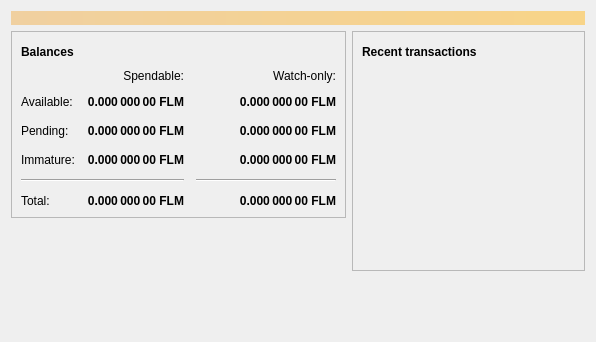
<?xml version="1.0" encoding="UTF-8"?>
<ui version="4.0">
 <class>OverviewPage</class>
 <widget class="QWidget" name="OverviewPage">
  <property name="geometry">
   <rect>
    <x>0</x>
    <y>0</y>
    <width>596</width>
    <height>342</height>
   </rect>
  </property>
  <property name="windowTitle">
   <string>Form</string>
  </property>
  <layout class="QVBoxLayout" name="topLayout">
   <item>
    <widget class="QLabel" name="labelAlerts">
     <property name="visible">
      <bool>false</bool>
     </property>
     <property name="styleSheet">
      <string notr="true">QLabel { background-color: qlineargradient(x1: 0, y1: 0, x2: 1, y2: 0, stop:0 #F0D0A0, stop:1 #F8D488); color:#000000; }</string>
     </property>
     <property name="wordWrap">
      <bool>true</bool>
     </property>
     <property name="margin">
      <number>3</number>
     </property>
     <property name="textInteractionFlags">
      <set>Qt::TextSelectableByMouse</set>
     </property>
    </widget>
   </item>
   <item>
    <layout class="QHBoxLayout" name="horizontalLayout" stretch="1,1">
     <item>
      <layout class="QVBoxLayout" name="verticalLayout_2">
       <item>
        <widget class="QFrame" name="frame">
         <property name="frameShape">
          <enum>QFrame::StyledPanel</enum>
         </property>
         <property name="frameShadow">
          <enum>QFrame::Raised</enum>
         </property>
         <layout class="QVBoxLayout" name="verticalLayout_4">
          <item>
           <layout class="QHBoxLayout" name="horizontalLayout_4">
            <item>
             <widget class="QLabel" name="label_5">
              <property name="font">
               <font>
                <weight>75</weight>
                <bold>true</bold>
               </font>
              </property>
              <property name="text">
               <string>Balances</string>
              </property>
             </widget>
            </item>
            <item>
             <widget class="QPushButton" name="labelWalletStatus">
              <property name="enabled">
               <bool>true</bool>
              </property>
              <property name="maximumSize">
               <size>
                <width>30</width>
                <height>16777215</height>
               </size>
              </property>
              <property name="toolTip">
               <string>The displayed information may be out of date. Your wallet automatically synchronizes with the Folm network after a connection is established, but this process has not completed yet.</string>
              </property>
              <property name="text">
               <string/>
              </property>
              <property name="icon">
               <iconset resource="../folm.qrc">
                <normaloff>:/icons/warning</normaloff>
                <disabledoff>:/icons/warning</disabledoff>:/icons/warning</iconset>
              </property>
              <property name="iconSize">
               <size>
                <width>24</width>
                <height>24</height>
               </size>
              </property>
              <property name="flat">
               <bool>true</bool>
              </property>
             </widget>
            </item>
            <item>
             <spacer name="horizontalSpacer_3">
              <property name="orientation">
               <enum>Qt::Horizontal</enum>
              </property>
              <property name="sizeHint" stdset="0">
               <size>
                <width>40</width>
                <height>20</height>
               </size>
              </property>
             </spacer>
            </item>
           </layout>
          </item>
          <item>
           <layout class="QGridLayout" name="gridLayout">
            <property name="spacing">
             <number>12</number>
            </property>
            <item row="2" column="2">
             <widget class="QLabel" name="labelWatchPending">
              <property name="font">
               <font>
                <weight>75</weight>
                <bold>true</bold>
               </font>
              </property>
              <property name="cursor">
               <cursorShape>IBeamCursor</cursorShape>
              </property>
              <property name="toolTip">
               <string>Unconfirmed transactions to watch-only addresses</string>
              </property>
              <property name="text">
               <string notr="true">0.000 000 00 FLM</string>
              </property>
              <property name="alignment">
               <set>Qt::AlignRight|Qt::AlignTrailing|Qt::AlignVCenter</set>
              </property>
              <property name="textInteractionFlags">
               <set>Qt::LinksAccessibleByMouse|Qt::TextSelectableByKeyboard|Qt::TextSelectableByMouse</set>
              </property>
             </widget>
            </item>
            <item row="2" column="1">
             <widget class="QLabel" name="labelUnconfirmed">
              <property name="font">
               <font>
                <weight>75</weight>
                <bold>true</bold>
               </font>
              </property>
              <property name="cursor">
               <cursorShape>IBeamCursor</cursorShape>
              </property>
              <property name="toolTip">
               <string>Total of transactions that have yet to be confirmed, and do not yet count toward the spendable balance</string>
              </property>
              <property name="text">
               <string notr="true">0.000 000 00 FLM</string>
              </property>
              <property name="alignment">
               <set>Qt::AlignRight|Qt::AlignTrailing|Qt::AlignVCenter</set>
              </property>
              <property name="textInteractionFlags">
               <set>Qt::LinksAccessibleByMouse|Qt::TextSelectableByKeyboard|Qt::TextSelectableByMouse</set>
              </property>
             </widget>
            </item>
            <item row="3" column="2">
             <widget class="QLabel" name="labelWatchImmature">
              <property name="font">
               <font>
                <weight>75</weight>
                <bold>true</bold>
               </font>
              </property>
              <property name="cursor">
               <cursorShape>IBeamCursor</cursorShape>
              </property>
              <property name="toolTip">
               <string>Mined balance in watch-only addresses that has not yet matured</string>
              </property>
              <property name="text">
               <string notr="true">0.000 000 00 FLM</string>
              </property>
              <property name="alignment">
               <set>Qt::AlignRight|Qt::AlignTrailing|Qt::AlignVCenter</set>
              </property>
              <property name="textInteractionFlags">
               <set>Qt::LinksAccessibleByMouse|Qt::TextSelectableByKeyboard|Qt::TextSelectableByMouse</set>
              </property>
             </widget>
            </item>
            <item row="4" column="0" colspan="2">
             <widget class="Line" name="line">
              <property name="orientation">
               <enum>Qt::Horizontal</enum>
              </property>
             </widget>
            </item>
            <item row="4" column="2">
             <widget class="Line" name="lineWatchBalance">
              <property name="sizePolicy">
               <sizepolicy hsizetype="Preferred" vsizetype="Fixed">
                <horstretch>0</horstretch>
                <verstretch>0</verstretch>
               </sizepolicy>
              </property>
              <property name="minimumSize">
               <size>
                <width>140</width>
                <height>0</height>
               </size>
              </property>
              <property name="orientation">
               <enum>Qt::Horizontal</enum>
              </property>
             </widget>
            </item>
            <item row="5" column="0">
             <widget class="QLabel" name="labelTotalText">
              <property name="text">
               <string>Total:</string>
              </property>
             </widget>
            </item>
            <item row="3" column="1">
             <widget class="QLabel" name="labelImmature">
              <property name="font">
               <font>
                <weight>75</weight>
                <bold>true</bold>
               </font>
              </property>
              <property name="cursor">
               <cursorShape>IBeamCursor</cursorShape>
              </property>
              <property name="toolTip">
               <string>Mined balance that has not yet matured</string>
              </property>
              <property name="text">
               <string notr="true">0.000 000 00 FLM</string>
              </property>
              <property name="alignment">
               <set>Qt::AlignRight|Qt::AlignTrailing|Qt::AlignVCenter</set>
              </property>
              <property name="textInteractionFlags">
               <set>Qt::LinksAccessibleByMouse|Qt::TextSelectableByKeyboard|Qt::TextSelectableByMouse</set>
              </property>
             </widget>
            </item>
            <item row="2" column="3">
             <spacer name="horizontalSpacer_2">
              <property name="orientation">
               <enum>Qt::Horizontal</enum>
              </property>
              <property name="sizeHint" stdset="0">
               <size>
                <width>40</width>
                <height>20</height>
               </size>
              </property>
             </spacer>
            </item>
            <item row="3" column="0">
             <widget class="QLabel" name="labelImmatureText">
              <property name="text">
               <string>Immature:</string>
              </property>
             </widget>
            </item>
            <item row="5" column="1">
             <widget class="QLabel" name="labelTotal">
              <property name="font">
               <font>
                <weight>75</weight>
                <bold>true</bold>
               </font>
              </property>
              <property name="cursor">
               <cursorShape>IBeamCursor</cursorShape>
              </property>
              <property name="toolTip">
               <string>Your current total balance</string>
              </property>
              <property name="text">
               <string notr="true">0.000 000 00 FLM</string>
              </property>
              <property name="alignment">
               <set>Qt::AlignRight|Qt::AlignTrailing|Qt::AlignVCenter</set>
              </property>
              <property name="textInteractionFlags">
               <set>Qt::LinksAccessibleByMouse|Qt::TextSelectableByKeyboard|Qt::TextSelectableByMouse</set>
              </property>
             </widget>
            </item>
            <item row="5" column="2">
             <widget class="QLabel" name="labelWatchTotal">
              <property name="font">
               <font>
                <weight>75</weight>
                <bold>true</bold>
               </font>
              </property>
              <property name="cursor">
               <cursorShape>IBeamCursor</cursorShape>
              </property>
              <property name="toolTip">
               <string>Current total balance in watch-only addresses</string>
              </property>
              <property name="text">
               <string notr="true">0.000 000 00 FLM</string>
              </property>
              <property name="alignment">
               <set>Qt::AlignRight|Qt::AlignTrailing|Qt::AlignVCenter</set>
              </property>
              <property name="textInteractionFlags">
               <set>Qt::LinksAccessibleByMouse|Qt::TextSelectableByKeyboard|Qt::TextSelectableByMouse</set>
              </property>
             </widget>
            </item>
            <item row="0" column="2">
             <widget class="QLabel" name="labelWatchonly">
              <property name="text">
               <string>Watch-only:</string>
              </property>
              <property name="alignment">
               <set>Qt::AlignRight|Qt::AlignTrailing|Qt::AlignVCenter</set>
              </property>
             </widget>
            </item>
            <item row="1" column="0">
             <widget class="QLabel" name="labelBalanceText">
              <property name="text">
               <string>Available:</string>
              </property>
             </widget>
            </item>
            <item row="1" column="1">
             <widget class="QLabel" name="labelBalance">
              <property name="font">
               <font>
                <weight>75</weight>
                <bold>true</bold>
               </font>
              </property>
              <property name="cursor">
               <cursorShape>IBeamCursor</cursorShape>
              </property>
              <property name="toolTip">
               <string>Your current spendable balance</string>
              </property>
              <property name="text">
               <string notr="true">0.000 000 00 FLM</string>
              </property>
              <property name="alignment">
               <set>Qt::AlignRight|Qt::AlignTrailing|Qt::AlignVCenter</set>
              </property>
              <property name="textInteractionFlags">
               <set>Qt::LinksAccessibleByMouse|Qt::TextSelectableByKeyboard|Qt::TextSelectableByMouse</set>
              </property>
             </widget>
            </item>
            <item row="1" column="2">
             <widget class="QLabel" name="labelWatchAvailable">
              <property name="font">
               <font>
                <weight>75</weight>
                <bold>true</bold>
               </font>
              </property>
              <property name="cursor">
               <cursorShape>IBeamCursor</cursorShape>
              </property>
              <property name="toolTip">
               <string>Your current balance in watch-only addresses</string>
              </property>
              <property name="text">
               <string notr="true">0.000 000 00 FLM</string>
              </property>
              <property name="alignment">
               <set>Qt::AlignRight|Qt::AlignTrailing|Qt::AlignVCenter</set>
              </property>
              <property name="textInteractionFlags">
               <set>Qt::LinksAccessibleByMouse|Qt::TextSelectableByKeyboard|Qt::TextSelectableByMouse</set>
              </property>
             </widget>
            </item>
            <item row="2" column="0">
             <widget class="QLabel" name="labelPendingText">
              <property name="text">
               <string>Pending:</string>
              </property>
             </widget>
            </item>
            <item row="0" column="1">
             <widget class="QLabel" name="labelSpendable">
              <property name="text">
               <string>Spendable:</string>
              </property>
              <property name="alignment">
               <set>Qt::AlignRight|Qt::AlignTrailing|Qt::AlignVCenter</set>
              </property>
             </widget>
            </item>
           </layout>
          </item>
         </layout>
        </widget>
       </item>
       <item>
        <spacer name="verticalSpacer">
         <property name="orientation">
          <enum>Qt::Vertical</enum>
         </property>
         <property name="sizeHint" stdset="0">
          <size>
           <width>20</width>
           <height>40</height>
          </size>
         </property>
        </spacer>
       </item>
      </layout>
     </item>
     <item>
      <layout class="QVBoxLayout" name="verticalLayout_3">
       <item>
        <widget class="QFrame" name="frame_2">
         <property name="frameShape">
          <enum>QFrame::StyledPanel</enum>
         </property>
         <property name="frameShadow">
          <enum>QFrame::Raised</enum>
         </property>
         <layout class="QVBoxLayout" name="verticalLayout">
          <item>
           <layout class="QHBoxLayout" name="horizontalLayout_2">
            <item>
             <widget class="QLabel" name="label_4">
              <property name="font">
               <font>
                <weight>75</weight>
                <bold>true</bold>
               </font>
              </property>
              <property name="text">
               <string>Recent transactions</string>
              </property>
             </widget>
            </item>
            <item>
             <widget class="QPushButton" name="labelTransactionsStatus">
              <property name="enabled">
               <bool>true</bool>
              </property>
              <property name="maximumSize">
               <size>
                <width>30</width>
                <height>16777215</height>
               </size>
              </property>
              <property name="toolTip">
               <string>The displayed information may be out of date. Your wallet automatically synchronizes with the Folm network after a connection is established, but this process has not completed yet.</string>
              </property>
              <property name="text">
               <string/>
              </property>
              <property name="icon">
               <iconset resource="../folm.qrc">
                <normaloff>:/icons/warning</normaloff>
                <disabledoff>:/icons/warning</disabledoff>:/icons/warning</iconset>
              </property>
              <property name="iconSize">
               <size>
                <width>24</width>
                <height>24</height>
               </size>
              </property>
              <property name="flat">
               <bool>true</bool>
              </property>
             </widget>
            </item>
            <item>
             <spacer name="horizontalSpacer">
              <property name="orientation">
               <enum>Qt::Horizontal</enum>
              </property>
              <property name="sizeHint" stdset="0">
               <size>
                <width>40</width>
                <height>20</height>
               </size>
              </property>
             </spacer>
            </item>
           </layout>
          </item>
          <item>
           <widget class="QListView" name="listTransactions">
            <property name="styleSheet">
             <string notr="true">QListView { background: transparent; }</string>
            </property>
            <property name="frameShape">
             <enum>QFrame::NoFrame</enum>
            </property>
            <property name="verticalScrollBarPolicy">
             <enum>Qt::ScrollBarAlwaysOff</enum>
            </property>
            <property name="horizontalScrollBarPolicy">
             <enum>Qt::ScrollBarAlwaysOff</enum>
            </property>
            <property name="selectionMode">
             <enum>QAbstractItemView::NoSelection</enum>
            </property>
           </widget>
          </item>
         </layout>
        </widget>
       </item>
       <item>
        <spacer name="verticalSpacer_2">
         <property name="orientation">
          <enum>Qt::Vertical</enum>
         </property>
         <property name="sizeHint" stdset="0">
          <size>
           <width>20</width>
           <height>40</height>
          </size>
         </property>
        </spacer>
       </item>
      </layout>
     </item>
    </layout>
   </item>
  </layout>
 </widget>
 <resources/>
 <connections/>
</ui>
